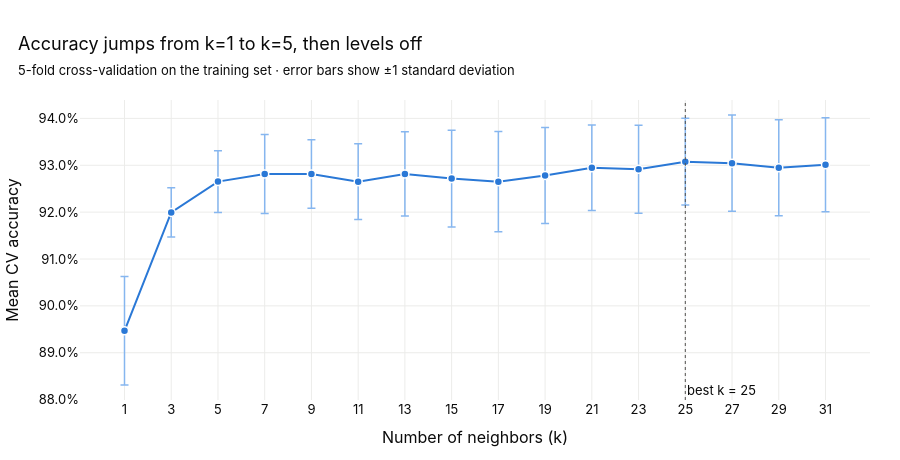

Notebook code cell kept with this figure:
### Markdown cell above
#### Accuracy vs. k

The chart shows the mean cross-validation accuracy for each *k* (uniform weights, Euclidean distance), with error bars showing how much the accuracy varies between folds.

### Code cell
import plotly.express as px

# One row per parameter combination; keep uniform weights + euclidean distance
cv_results = pd.DataFrame(search.cv_results_)
curve = cv_results[
    (cv_results["param_knn__weights"] == "uniform")
    & (cv_results["param_knn__metric"] == "euclidean")
].sort_values("param_knn__n_neighbors")

best_k = search.best_params_["knn__n_neighbors"]

fig = px.line(
    curve,
    x="param_knn__n_neighbors",
    y="mean_test_score",
    error_y="std_test_score",
    markers=True,
    labels={"param_knn__n_neighbors": "Number of neighbors (k)", "mean_test_score": "Mean CV accuracy"},
    template="plotly_white",
    height=460,
)
fig.update_traces(
    line=dict(color="#2a78d6", width=2),
    marker=dict(size=8, line=dict(width=1.5, color="white")),
    error_y=dict(color="#86b6ef", thickness=1.5, width=4),
    hovertemplate="k = %{x}<br>CV accuracy = %{y:.4f}<extra></extra>",
)
fig.add_vline(x=best_k, line=dict(color="#52514e", width=1, dash="dot"),
              annotation_text=f"best k = {best_k}", annotation_position="bottom right")
fig.update_layout(
    title=dict(
        text="Accuracy jumps from k=1 to k=5, then levels off",
        subtitle=dict(text="5-fold cross-validation on the training set · error bars show ±1 standard deviation"),
        x=0.02,
    ),
    font=dict(family="Inter, Helvetica, Arial, sans-serif", size=13, color="#0b0b0b"),
    margin=dict(l=70, r=30, t=100, b=60),
)
fig.update_xaxes(tickvals=param_grid["knn__n_neighbors"], gridcolor="#ececea", zeroline=False)  # tick every k we tested
fig.update_yaxes(tickformat=".1%", gridcolor="#ececea", zeroline=False)
fig.show()

### Figure 1 — Plotly figure (JSON) as saved in the notebook; plotly's stock layout.template omitted (floating-point values rounded to 4 significant figures)
{"data": [{"error_y": {"array": [0.01156, 0.005262, 0.006602, 0.008431, 0.007314, 0.008091, 0.008986, 0.01033, 0.01068, 0.01024, 0.009131, 0.009385, 0.009269, 0.01028, 0.01025, 0.01001], "color": "#86b6ef", "thickness": 1.5, "width": 4}, "hovertemplate": "k = %{x}<br>CV accuracy = %{y:.4f}<extra></extra>", "legendgroup": "", "line": {"color": "#2a78d6", "dash": "solid", "width": 2}, "marker": {"line": {"color": "white", "width": 1.5}, "size": 8, "symbol": "circle"}, "mode": "lines+markers", "name": "", "orientation": "v", "showlegend": false, "type": "scatter", "x": [1, 3, 5, 7, 9, 11, 13, 15, 17, 19, 21, 23, 25, 27, 29, 31], "xaxis": "x", "y": [0.8947, 0.9199, 0.9265, 0.9281, 0.9281, 0.9265, 0.9281, 0.9272, 0.9265, 0.9278, 0.9295, 0.9291, 0.9308, 0.9304, 0.9295, 0.9301], "yaxis": "y"}], "layout": {"annotations": [{"showarrow": false, "text": "best k = 25", "x": 25, "xanchor": "left", "xref": "x", "y": 0, "yanchor": "bottom", "yref": "y domain"}], "font": {"color": "#0b0b0b", "family": "Inter, Helvetica, Arial, sans-serif", "size": 13}, "height": 460, "legend": {"tracegroupgap": 0}, "margin": {"b": 60, "l": 70, "r": 30, "t": 100}, "shapes": [{"line": {"color": "#52514e", "dash": "dot", "width": 1}, "type": "line", "x0": 25, "x1": 25, "xref": "x", "y0": 0, "y1": 1, "yref": "y domain"}], "title": {"subtitle": {"text": "5-fold cross-validation on the training set · error bars show ±1 standard deviation"}, "text": "Accuracy jumps from k=1 to k=5, then levels off", "x": 0.02}, "xaxis": {"anchor": "y", "domain": [0.0, 1.0], "gridcolor": "#ececea", "tickvals": [1, 3, 5, 7, 9, 11, 13, 15, 17, 19, 21, 23, 25, 27, 29, 31], "title": {"text": "Number of neighbors (k)"}, "zeroline": false}, "yaxis": {"anchor": "x", "domain": [0.0, 1.0], "gridcolor": "#ececea", "tickformat": ".1%", "title": {"text": "Mean CV accuracy"}, "zeroline": false}}}
